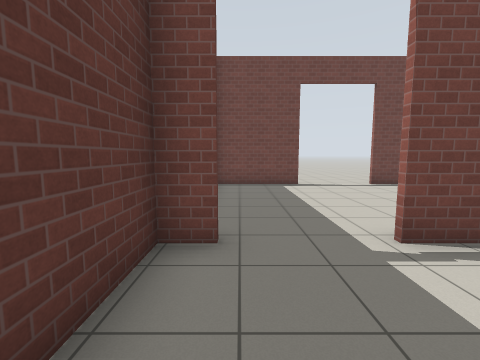
view 1 (above)

15 first-person views from a walk through a robot-simulator world made for Gazebo. The camera is 1.2 m above the floor, tilts 6° down and sees 90° across. The floor is counted in squares, 1 m on a side. Each view is taken from the middle of a square. On the plan, view 1 faces up. The plan holds only what a view shows up to about 11 squares ahead; the rest is blank. Gazebo's built-in surfaces are drawn with simple patterns.

view 2
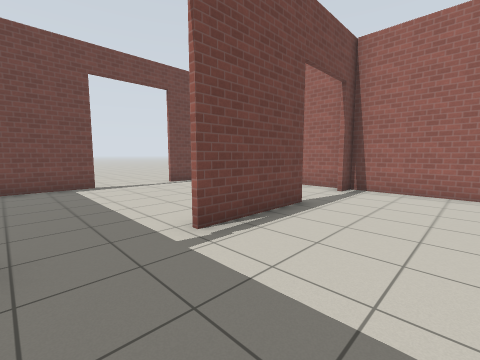

view 3
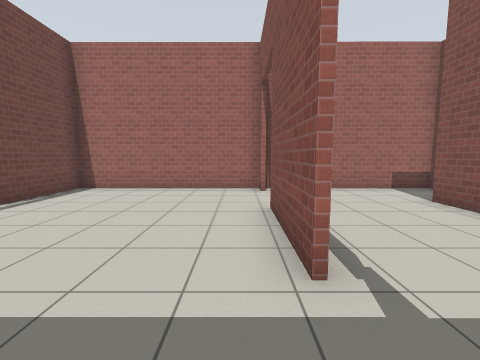

view 4
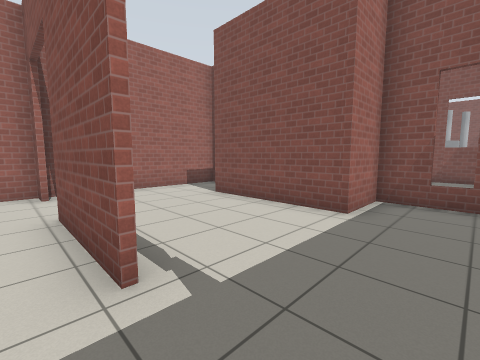

view 5
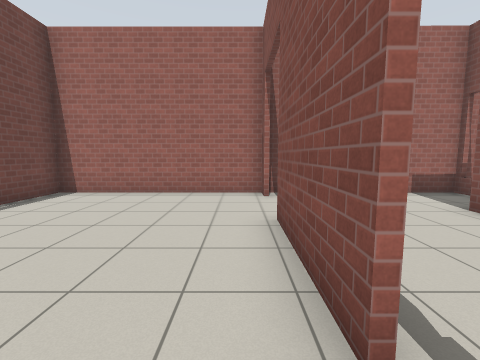

view 6
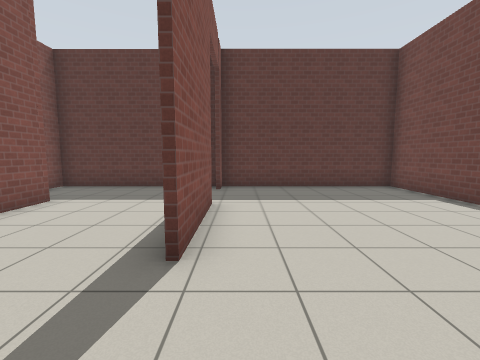

view 7
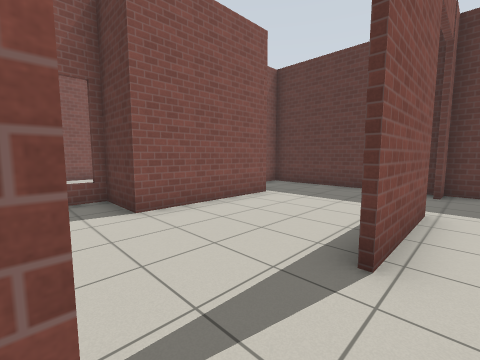

view 8
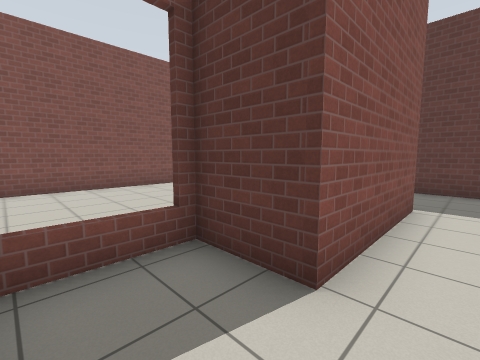

view 9
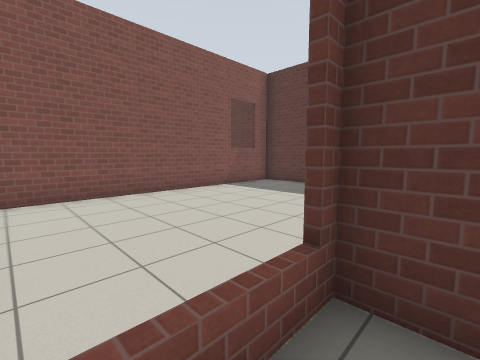

view 10
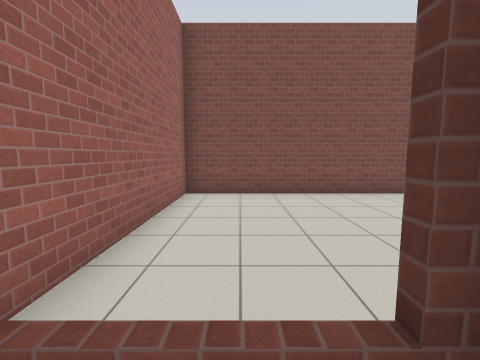

view 11
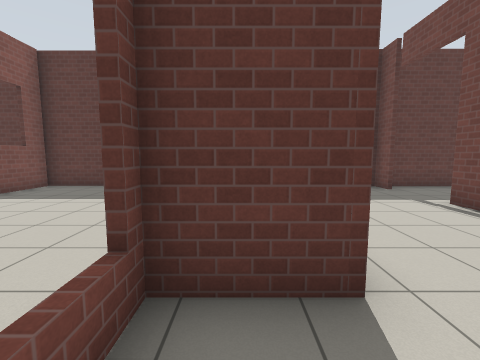

view 12
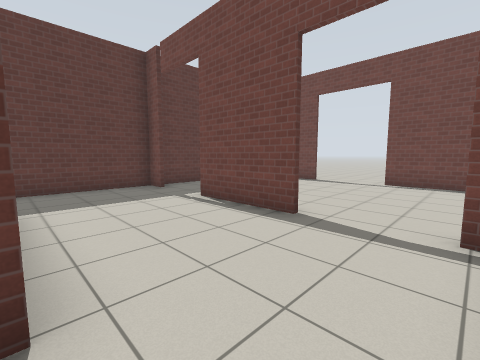

view 13
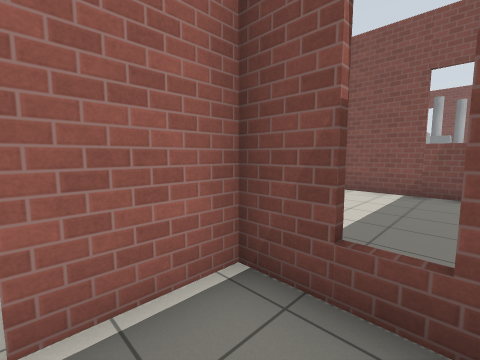

view 14
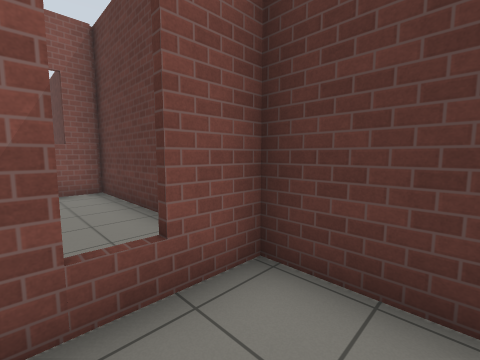

view 15
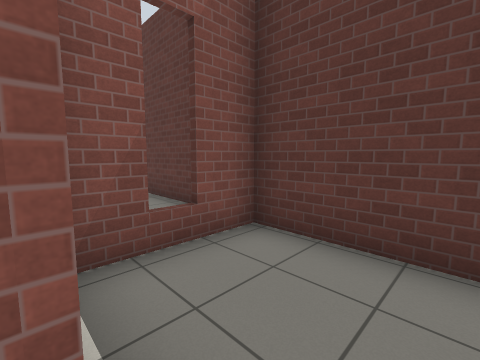

### Floor plan
Key: @ floor where view 1 was taken; # wall or solid block; . floor; D open door; = window, fence, low wall or low ledge; T thing the floor can be seen under or through; B grey box.
Columns run from 1 left of view 1 to 9 right of it. Each row starts with its distance up from view 1.
 11     ...
 10 ####DDD####
  9 #.........#
  8 #.........#
  7 #.........#
  6 #.........#
  5 #.........#
  4 #.........#
  3 #DDD###DDD#
  2 #.........#
  1 #.........#
  0 #@........#
 -1 #..#####..#
 -2 #..#   #..#
 -3 #TTT   #==#
 -4 #..  .....#
 -5 #.........#
 -6 #.........#
 -7 #.........#
 -8 #.........#
 -9 ###########
-10 #         #
-11 #
-12
-13
-14
-15   BB

Where each view was taken, in squares from view 1:
view 1: 0 up, 0 right, facing up
view 2: 0 up, 0 right, facing up-right
view 3: 4 up, 0 right, facing right
view 4: 4 up, 0 right, facing down-right
view 5: 4 up, 1 right, facing right
view 6: 4 up, 8 right, facing left
view 7: 4 up, 8 right, facing down-left
view 8: 0 up, 8 right, facing down-left
view 9: 2 down, 8 right, facing down-left
view 10: 2 down, 7 right, facing down
view 11: 2 down, 8 right, facing left
view 12: 1 down, 8 right, facing up-left
view 13: 1 down, 0 right, facing down-right
view 14: 1 down, 1 right, facing down-left
view 15: 0 up, 2 right, facing down-left
